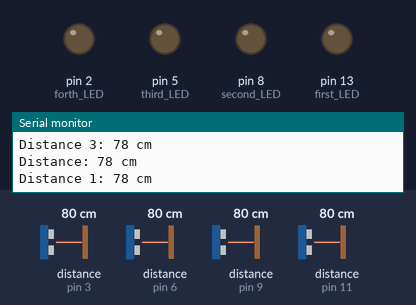
A sketch run on a simulated Arduino Uno, built with avr-gcc and run on an emulated ATmega328P. Parts: output pins drawn as LEDs (lit = HIGH), the last lines printed to the serial monitor. Wiring (inferred from the names in the program): 4 × ultrasonic range finder: trigger pin 4, echo pin 3 / trigger pin 7, echo pin 6 / trigger pin 10, echo pin 9 / trigger pin 12, echo pin 11. Inputs (shaded band) come from the test bench; at power-on: distance to the obstacle (sensors on pin 3, pin 9, pin 6, pin 11) 80 cm. The echo pulse lasts 58.3 µs per cm; pins used as bus, display or sensor lines are not drawn.

Above: at 2.2 s.
2.3 s: distance to the obstacle (sensor on pin 3) set to 12 cm
3.8 s: distance to the obstacle (sensor on pin 3) set to 9 cm
At 4.8 s:
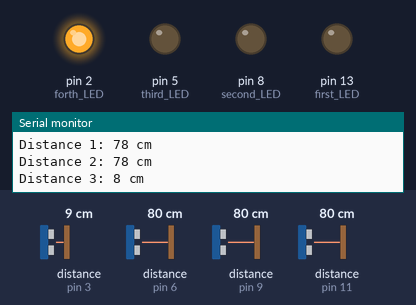
5.3 s: distance to the obstacle (sensor on pin 9) set to 12 cm
6.8 s: distance to the obstacle (sensor on pin 9) set to 9 cm
At 7.9 s:
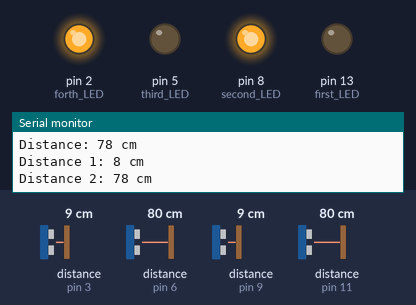
8.3 s: distance to the obstacle (sensor on pin 6) set to 12 cm
9.8 s: distance to the obstacle (sensor on pin 6) set to 9 cm
At 10.7 s:
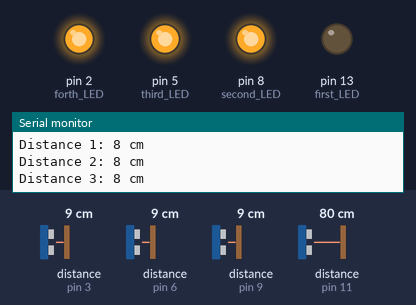
Timing chart, 0 to 12.3 s (numbered marks = the images above; inputs shaded):
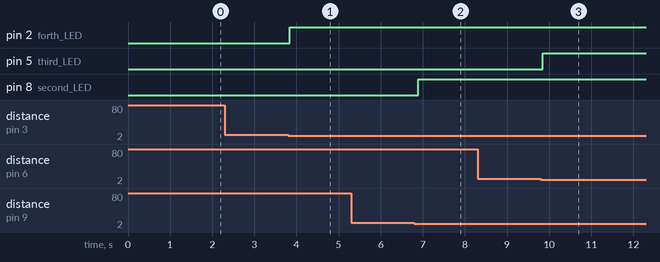

Measured:
- the behaviour switches between 11 and 10 cm on distance to the obstacle (sensor on pin 3) (found by bisection; images 0 and 1)
- the behaviour switches between 11 and 10 cm on distance to the obstacle (sensor on pin 9) (found by bisection; images 1 and 2)
- the behaviour switches between 11 and 10 cm on distance to the obstacle (sensor on pin 6) (found by bisection; images 2 and 3)
- after the input at 3.8 s, pin 2 (forth_LED): LOW → HIGH at once
- after the input at 6.8 s, pin 8 (second_LED): LOW → HIGH after 0.09 s
- after the input at 9.8 s, pin 5 (third_LED): LOW → HIGH at once

The sketch:

Parking_Code.ino
```cpp
#define echopin 11 // attach pin D2 Arduino to pin Echo of HC-SR04
#define trigpin 12 //attach pin D3 Arduino to pin Trig of HC-SR04
#define echopin1 9
#define trigpin1 10
#define echopin2 6
#define trigpin2 7
#define echopin3 3
#define trigpin3 4

#include <Wire.h>


long duration;
long duration1; // variable for the duration of sound wave travel
long duration2;
long duration3;
int distance;
int distance1;// variable for the distance measurement
int distance2;
int distance3;
int first_LED = 13;
int second_LED = 8;
int third_LED = 5;
int forth_LED = 2;

void setup() {
  pinMode(trigpin, OUTPUT);
  pinMode(echopin, INPUT);
  pinMode(trigpin2, OUTPUT);
  pinMode(echopin2, INPUT);
  pinMode(trigpin3, OUTPUT);
  pinMode(echopin3, INPUT);
  pinMode(first_LED, OUTPUT);
  pinMode(second_LED, OUTPUT);
  pinMode(third_LED, OUTPUT);
  pinMode(forth_LED, OUTPUT);
  pinMode(echopin1, INPUT);
  pinMode(trigpin1, OUTPUT);


delay (1000);

  Serial.begin(9600); // // Serial Communication is starting with 9600 of baudrate speed
}
void loop() {
  digitalWrite(trigpin1, LOW);
  delayMicroseconds(2);
  digitalWrite(trigpin1, HIGH);
  delayMicroseconds(10);
  digitalWrite(trigpin1, LOW);
  duration1 = pulseIn(echopin1,HIGH);
  distance1 =duration1 *0.034 /2;
  Serial.print("Distance: ");
  Serial.print(distance);
  Serial.println(" cm");
  Serial.print("Distance 1: ");
  Serial.print(distance1);
  Serial.println(" cm");
Serial.print("Distance 2: ");
  Serial.print(distance2);
  Serial.println(" cm");
  Serial.print("Distance 3: ");
  Serial.print(distance3);
  Serial.println(" cm");
  if (distance1 < 10) {analogWrite(second_LED, 255);}
  else {analogWrite(second_LED, 0);}


  digitalWrite(trigpin, LOW);
  delayMicroseconds(2);
  digitalWrite(trigpin, HIGH);
  delayMicroseconds(10);
  digitalWrite(trigpin, LOW);
  duration = pulseIn(echopin, HIGH);
  distance = duration * 0.034 / 2;
  if (distance < 10) {analogWrite(first_LED, 255);}
  else {analogWrite(first_LED, 0);}


  digitalWrite(trigpin2, LOW);
  delayMicroseconds(2);
  digitalWrite(trigpin2, HIGH);
  delayMicroseconds(10);
  digitalWrite(trigpin2, LOW);
  duration2 = pulseIn(echopin2, HIGH);
  distance2 = duration2 * 0.034 / 2;
  if (distance2 < 10) {analogWrite(third_LED, 255);}
  else {analogWrite(third_LED, 0);}


  digitalWrite(trigpin3, LOW);
  delayMicroseconds(2);
  digitalWrite(trigpin3, HIGH);
  delayMicroseconds(10);
  digitalWrite(trigpin3, LOW);
  duration3 = pulseIn(echopin3, HIGH);
  distance3 = duration3 * 0.034 / 2;
  if (distance3 < 10) {analogWrite(forth_LED, 255);}
  else {analogWrite(forth_LED, 0);}


  delay(100);


}
```
